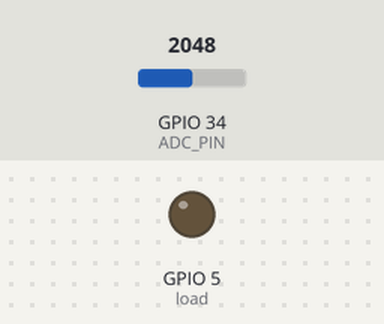
The program below on a simulated ESP32 board running MicroPython. Parts: output pins drawn as LEDs (lit = HIGH). Inputs (shaded band) come from the test bench; at power-on: GPIO 34 (ADC_PIN) = 2048 (analog values on the 0–4095 scale). What the program prints to the serial console is not drawn. At 1.1 s the program stops and its outputs stay as they are.

Above: at 0.2 s.
Timing chart, 0 to 1.7 s (numbered marks = the images above):
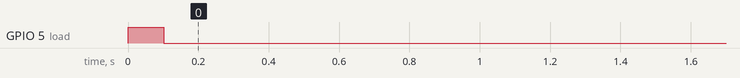

The program:

tester.py
```python
from machine import Pin, ADC # pyright: ignore[reportMissingImports]
import time

# --- CONFIGURATION ---
RELAY_PIN = 5           # Pin connected to MOSFET Gate
ADC_PIN = 34            # Pin connected to Voltage Divider
R_LOAD = 10.0           # Resistance of your load (e.g., 10 Ohms)
V_DIVIDER_RATIO = 5.55  # If using 10k and 2.2k resistors ( (10+2.2)/2.2 )
CUTOFF_VOLTAGE = 10.5   # Safety limit for Lead-Acid

# --- SETUP ---
load = Pin(RELAY_PIN, Pin.OUT)
adc = ADC(Pin(ADC_PIN))
# ESP32 ADC: 11dB attenuation allows reading up to ~3.6V
adc.atten(ADC.ATTN_11DB)

capacity_ah = 0.0
is_testing = True

print("Starting Battery Capacity Test...")
load.value(1)  # Turn on the load

try:
    while is_testing:
        # 1. Read Raw Voltage (Average 10 readings for stability)
        raw_sum = 0
        for _ in range(10):
            raw_sum += adc.read_uv() # Returns microvolts (better accuracy)
            time.sleep(0.01)

        # Convert microvolts to Volts (dividing by 1,000,000)
        v_pin = (raw_sum / 10) / 1000000

        # 2. Calculate Actual Battery Voltage
        v_battery = v_pin * V_DIVIDER_RATIO

        # 3. Calculate Current (I = V / R)
        current_amps = v_battery / R_LOAD

        # 4. Accumulate Ah (Test runs every 1 second)
        # 1 second is 1/3600 of an hour
        capacity_ah += (current_amps / 3600)

        print("V: {:.2f}V | I: {:.2f}A | Ah: {:.4f}".format(v_battery, current_amps, capacity_ah))

        # 5. Check Cutoff
        if v_battery <= CUTOFF_VOLTAGE:
            load.value(0) # SHUT DOWN
            is_testing = False
            print("--- TEST COMPLETE ---")
            print("Final Capacity: {:.3f} Ah".format(capacity_ah))

        time.sleep(1) # Run every second

except KeyboardInterrupt:
    load.value(0)
    print("Test Stopped by User")
```

Measured:
- by itself, GPIO 5 (load): LOW → HIGH at 0.00 s, → LOW 0.10 s later
